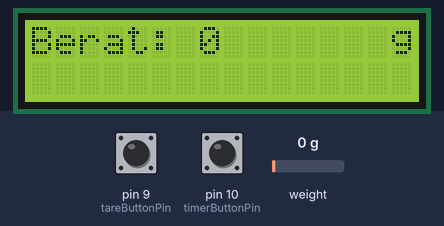
The sketch below on a simulated Arduino Uno, built with avr-gcc and run on an emulated ATmega328P. Parts: 16×2 character LCD. The test bench sets the inputs (shaded band); at power-on: pin 10 (timerButtonPin) HIGH, weight on the scale 0 g, pin 9 (tareButtonPin) HIGH.

Above: at 2.2 s.
2.3 s: pin 10 (timerButtonPin) pulled LOW for 1 s
At 2.64 s:
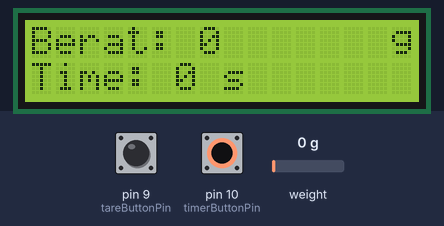
4.8 s: weight on the scale set to 100 g
At 5.7 s:
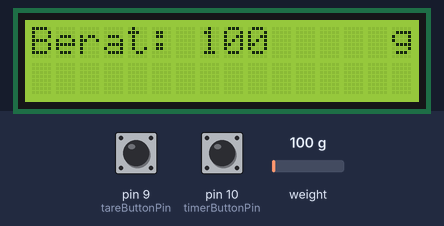
7.8 s: pin 10 (timerButtonPin) pulled LOW for 0.15 s
At 8.6 s:
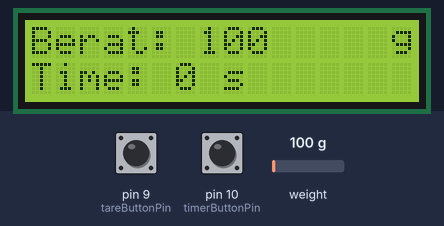
10.3 s: pin 10 (timerButtonPin) pulled LOW for 3.2 s
At 14.1 s:
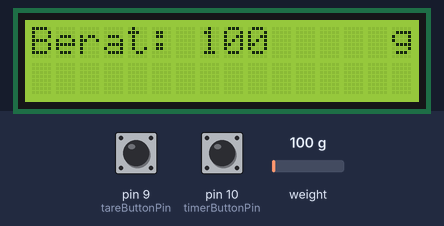
16.5 s: weight on the scale set to 1250 g
At 17.9 s:
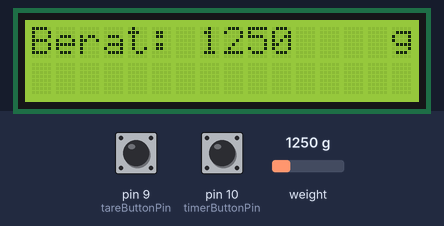
18.2 s: weight on the scale set to 2500 g
At 19.9 s:
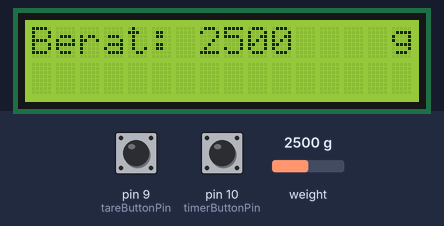
Timing chart, 0 to 20.9 s (numbered marks = the images above; inputs shaded):
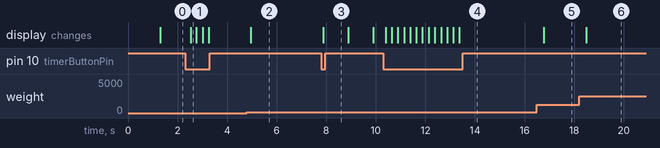

Measured:
- after the input at 2.3 s, the display: changes after 0.22 s (image 1)
- after the input at 4.8 s, the display: changes after 0.15 s (image 2)
- after the input at 7.8 s, the display: changes after 0.08 s (image 3)
- after the input at 10.3 s, the display: changes after 0.09 s (image 4)
- after the input at 16.5 s, the display: changes after 0.28 s (image 5)
- after the input at 18.2 s, the display: changes after 0.29 s (image 6)

The sketch:

TimbanganTimerFinal.ino
```cpp
#include "HX711.h"
#include <Wire.h>
#include <LiquidCrystal_I2C.h>

#define DoutPin 2                                           // Pin DT/Dout HX711 module Loadcell
#define clkPin   3                                          // Pin CLK HX711 Module LoadCell
#define tareButtonPin 9                                     // Pin Tare timbangan
#define timerButtonPin 10                                   // Pin Timer
#define buzzPin 8                                           // Pin Buzzer

#define Kalibrasi 330.09615384                              // Faktor Kalibrasi

int bacaanBerat;                                            // Variabel untuk menyimpan nilai Berat dan menampilkan di layar LCD
unsigned long simpanWaktu = 0;                              // Variabel untuk menyimpan waktu dalam Millis()
unsigned long waktuBerjalan = 0;                            // Variabel untuk menghitung waktu berjalan sejak tombol timer ditekan, rumusnya waktuBerjalan = Millis() - simpanWaktu
bool timerBool = false;                                     // Boolean Timer

LiquidCrystal_I2C lcd(0x27, 16, 2);
HX711 scale;

void setup() {
  Serial.begin(9600);
  pinMode(tareButtonPin, INPUT_PULLUP);                     // Deklarasi pin Tare, Timer dan Buzzer
  pinMode(timerButtonPin, INPUT_PULLUP);
  pinMode(buzzPin, OUTPUT);

  lcd.init();                                               // Inisialisasi LCD
  lcd.backlight();                                          // Fungsi untuk menyalakan LED LCD display

  scale.begin(DoutPin, clkPin);                             // Inisialisasi module HX7111 Loadcell
  scale.set_scale(Kalibrasi);                               // Kalibrasi timbangan
  scale.tare();                                             // men tare timbangan (angka menjadi mulai dari 0)
}

void loop() {

  if (digitalRead(tareButtonPin) == LOW) {                  // Fungsi Tombol tare, jika tombol ditekan, berapapun berat objek di timbangan, bacaan
    scale.tare();                                           // akan kembali ke 0
  }

  bacaanBerat = round(scale.get_units());                   // Fungsi untuk mendapatkan nilai bacaan Loadcell dan menyimpannya di variabel bacaanBerat
  tampillcdBerat(bacaanBerat);                              // Menampilkan berat pada LCD Display

  if (digitalRead(timerButtonPin) == LOW) {                 // Fungsi Timer, jika tombol Timer ditekan, maka waktu akan berjalan
    if (!timerBool) {
      simpanWaktu = millis();
      timerBool = true;
    } else {                                                // Jika tombol ditekan untuk kedua kalinya maka waktu akan berhenti
      timerBool = false;
      waktuBerjalan = 0;
    }
  }

  if (timerBool) {                                          // Fungsi Timer, jika tombol Timer ditekan, maka waktu akan berjalan
    waktuBerjalan = (millis() - simpanWaktu) / 1000;
    tampillcdTimer(waktuBerjalan);
    if(waktuBerjalan == 30){                                // Fungsi Buzzer, Total lama waktu membuat Kopi dengan metode V60 adalah
      Buzzer();                                             // 2 menit 30 detik atau 150 detik, dengan jeda penuangan setiap 30, 120 dan 150 detik.
    } else if (waktuBerjalan == 120) {                      // dalam pembuatan V60 signature orang berbeda2, silahkan edit timer Buzzer sesuai
      Buzzer();                                             // keinginan.
    } else if (waktuBerjalan == 150) {
      Buzzer();
    } else {
     noTone(buzzPin);
    }
  } else {
    lcd.setCursor(0, 1);
    lcd.print("                ");
  }
}

void tampillcdBerat(float bacaanBerat) {                    // Fungsi untuk menampilkan Berat Objek ke LCD Display
  lcd.setCursor(0, 0);
  lcd.print("                ");
  lcd.setCursor(0, 0);
  lcd.print("Berat: ");
  lcd.print(bacaanBerat, 0);
  lcd.setCursor(15, 0);
  lcd.print("g");
}

void tampillcdTimer(unsigned long elapsedTime) {            // Fungsi untuk menampilkan waktu yang berjalan/Timer ke LCD Display
  lcd.setCursor(0, 1);
  lcd.print("                ");
  lcd.setCursor(0, 1);
  lcd.print("Time: ");
  lcd.print(elapsedTime);
  lcd.print(" s");
}

void Buzzer(){                                              // Fungsi Buzzer
  tone(buzzPin,523,3000);
}
```
